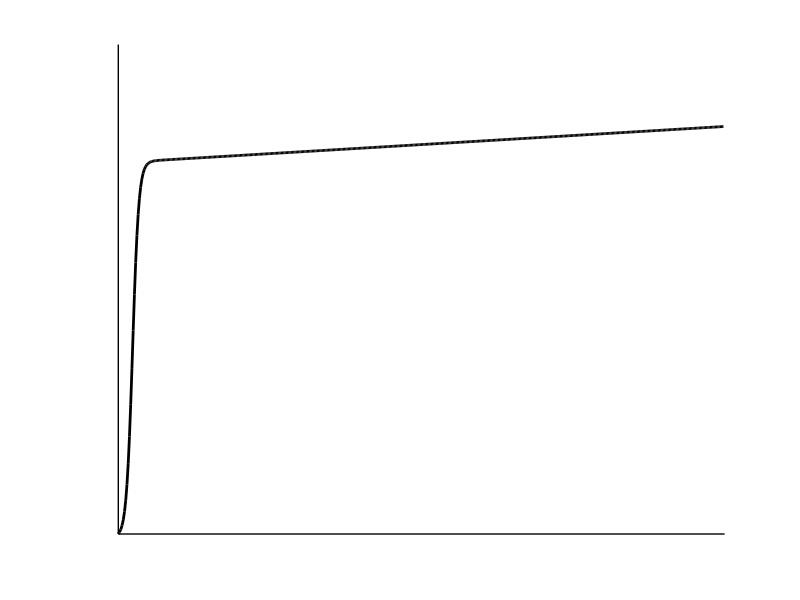
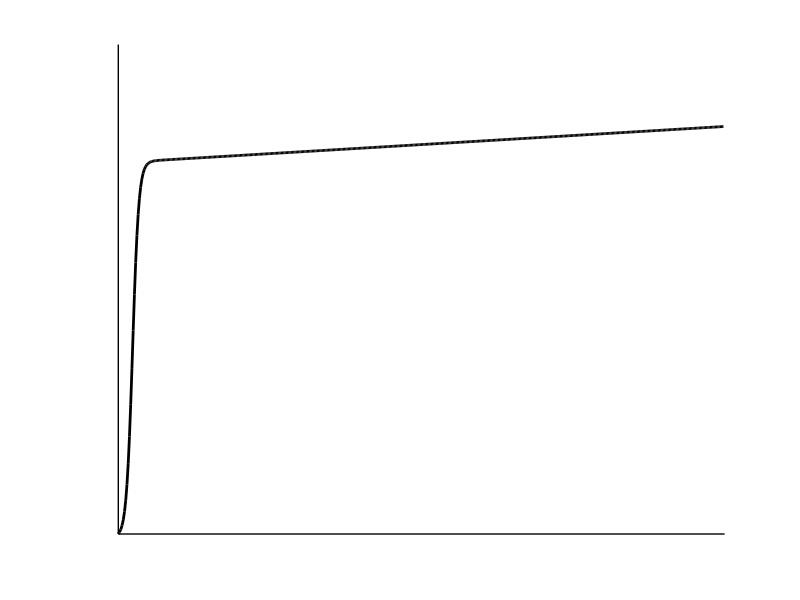
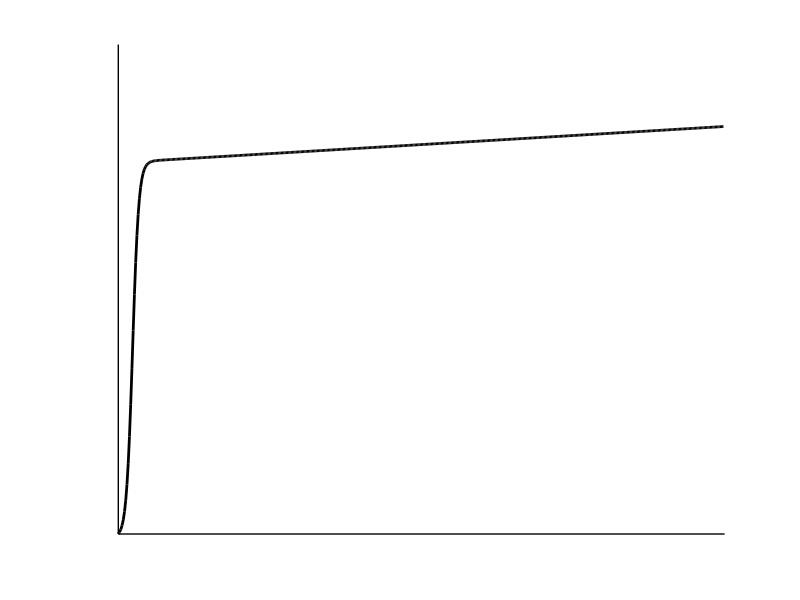
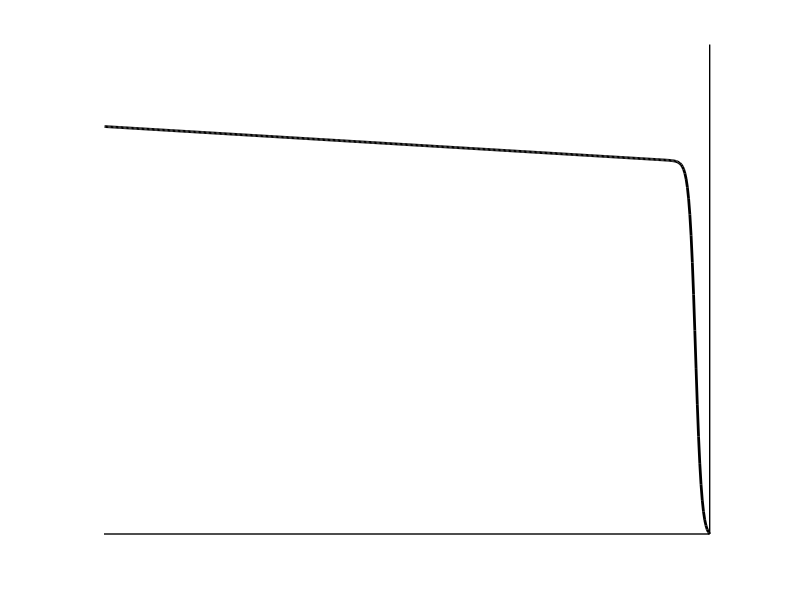

The MATLAB script that drew these images, in order:
#ebersMollModel

clf
hold on

hFE=100;
hFC=0.01;
VT=0.025;
VA=50;
VDD=5;
aR=hFC./(1+hFC);


iC=@(iB,vCE) iB.*hFE.*((e.^(vCE./VT)-1./aR)./(e.^(vCE./VT)+hFE./hFC)).*(1+vCE./VA);
shift=VT.* log(1./aR)
iB=0.001;
vCE=shift:0.01:VDD;
plot(vCE,iC(iB,vCE),"color","black","linewidth",2)

IC=iC(iB,VDD);
%axis
plot([shift,VDD+0.5],[0,0],"color","black","linewidth",1);
plot([shift,shift],[0,2*IC],"color","black","linewidth",1)

axis([0,VDD,0,1.2*IC])
grid off
axis off

print -demf ebersMollModel.emf
print -deps ebersMollModel.eps
print -dtikz ebersMollModel.tikz

%=================================
%=================================
clf
hold on

iB=0.001;
vCE=shift:0.01:VDD;
plot(-vCE,iC(iB,vCE),"color","black","linewidth",2)

IC=iC(iB,VDD);
%axis
plot([-shift,-VDD],[0,0],"color","black","linewidth",1)
plot([-shift,-shift],[0,2*IC],"color","black","linewidth",1);

axis([-VDD,0,0,1.2*IC])
grid off
axis off

print -demf ebersMollModelMirrored.emf
print -deps ebersMollModelMirrored.eps

%================================
%================================
clf
hold on

iB=0.001;
vCE=shift:0.01:VDD-shift;
plot(VDD-vCE,iC(iB,vCE),"color","black","linewidth",2)

IC=iC(iB,VDD);
%axis
plot([shift,VDD+0.5],[0,0],"color","black","linewidth",1);
plot([shift,shift],[0,2*IC],"color","black","linewidth",1)

axis([0,VDD,0,1.2*IC])
grid off
axis off

print -demf ebersMollModelMirroredShifted.emf
print -deps ebersMollModelMirroredShifted.eps
%==============================================
%==============================================
clf
hold on


iB=0.000008;                 
vCE=0:0.01:VDD-shift;
plot(VDD-vCE,iC(iB,vCE),"color","black","linewidth",2)

IC=iC(iB,VDD);
%axis
plot([shift,VDD+0.5],[0,0],"color","black","linewidth",1);
plot([shift,shift],[0,2*IC],"color","black","linewidth",1)

%overlapped npn

baseCurrents=[0.2,0.4,0.6,0.73,0.8,1,1.2,1.4,1.6,1.8];
for iB=baseCurrents.*10.^(-5);
vCE=shift:0.01:VDD;
plot(vCE,iC(iB,vCE),"color","black","linewidth",1)
endfor

collectorCurrents=[0.2,0.4,0.6,0.8,1,1.2,1.4,1.6,1.8,2,2.2,2.4,2.6,2.8];
for iC=collectorCurrents.*10.^(-3);
plot([shift,shift-0.02],[iC,iC],"color","black","linewidth",1)
endfor


axis([0,VDD+0.25,0,2*IC])
grid off
axis off

print -demf ebersMollModelMirroredShiftedOverlapped.emf
print -deps ebersMollModelMirroredShiftedOverlapped.eps


